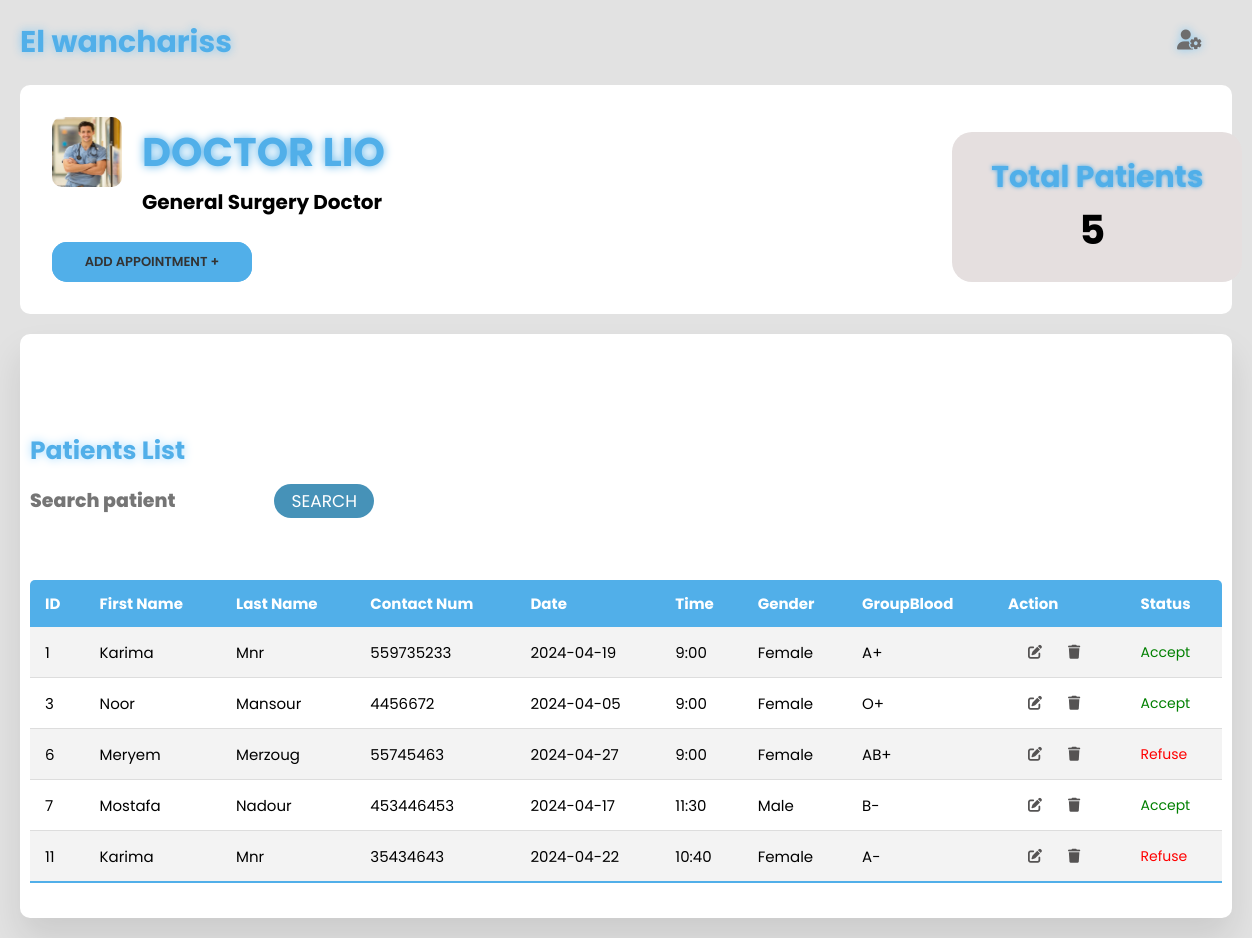
The page /dr3admin.php on the database its author committed.
### tables this page shows
CREATE TABLE `patient_dr3` (
  `ID` int(100) NOT NULL,
  `first_name` varchar(255) NOT NULL,
  `last_name` varchar(255) NOT NULL,
  `gender` varchar(255) NOT NULL,
  `contact` int(255) NOT NULL,
  `date` date NOT NULL,
  `time` varchar(255) NOT NULL,
  `status` varchar(100) NOT NULL,
  `groupBlood` varchar(200) NOT NULL
);

### dr3admin.php (the view, shortened to what this page needs)
<?php
include "db_conn.php";
?>
<span style="font-family: verdana, geneva, sans-serif;"><!DOCTYPE html>
    <html lang="en">
    <head>
      <link rel="stylesheet" href="dr1userr.css" />
      <link rel="stylesheet" href="https://cdnjs.cloudflare.com/ajax/libs/font-awesome/5.15.4/css/all.min.css"/>
      <link rel="stylesheet" href="https://cdnjs.cloudflare.com/ajax/libs/font-awesome/6.4.0/css/all.min.css" />
    </head>
    <body>
      <div class="container">
        <section class="main">
          <div class="main-top">
            <h1>El wanchariss</h1>
            <i class="fas fa-user-cog"></i>
          </div>
          <div class="card--container">
            <div class="center">
                <img src="dr3.jpg" alt="" class="img">
               <h2 class="tony">DOCTOR LIO</h2><br>
            </div>
             <h3 class="dr1">General Surgery Doctor</h3> <br>
             <button class="btnadd"><a href="RVdr3admin.php" class="btnadd">Add appointment +</a></button>
                <div class="patient--card">
                        <div class="amount">
                            <h1 class="title"> Total Patients </h1>
                             <?php
                               $dash_user_query="SELECT * FROM `patient_dr3`";
                               $dash_user_query_run=mysqli_query($conn,$dash_user_query);
                               if($user_total=mysqli_num_rows($dash_user_query_run)){
                                echo'<h4 class="mb-0"> '.$user_total.'</h4>';
                               }else{
                                echo'<h4 class="mb-0"> No data </h4>';
                               }
                             ?>
                        </div>
                </div>
          </div>
          <section class="attendance">
            <div class="attendance-list">
            <h1 class="h1">Patients List</h1>
            <form method="post">
                <input class="search" type="text" placeholder="Search patient" name="search">
                <button class="btn" name="submit" style="background-color:#4692b8;border-color:#4692b8">Search</button>
            </form>
    <table class="table table-hover text-center" >
        <thead class="table-primary">
             <tr>
                <th>ID</th>
                <th>First Name</th>
                <th>Last Name</th>
                <th>Contact Num</th>
                <th>Date </th>
                <th>Time</th>
                <th>Gender</th>
                <th>GroupBlood</th>
                <th>Action</th>
                <th>Status</th>
              </tr>
        </thead>
        <tbody>
                    <?php
                    include "db_conn.php";
                      $sql = "SELECT * FROM patient_dr3";
                      $result = mysqli_query($conn, $sql);
                      while($row = mysqli_fetch_assoc($result)){
                        ?>
                    <tr>
                            <td><?php echo $row['ID'] ?></td>
                            <td><?php echo $row['first_name'] ?></td>
                            <td><?php echo $row['last_name'] ?></td>
                            <td><?php echo $row['contact'] ?></td>
                            <td><?php echo $row['date'] ?></td>
                            <td><?php echo $row['time'] ?></td>
                            <td><?php echo $row['gender'] ?></td>
                            <td><?php echo $row['groupBlood'] ?></td>
                            <td class="icons">
                            <a href="editadmindr3.php?id=<?php echo $row['ID'] ?>"class="link-dark"><i class="fa-solid fa-pen-to-square fs-5 me-3"></i></a>
                            <a href="deleteadmindr3.php?id=<?php echo $row['ID'] ?>" class="link-dark"><i class="fa-solid fa-trash fs-5 "></i></a>
                            </td>
                            <td>
                                <?php
                                if($row['status']==1){
                                    echo '<p><a href="statusadmindr3.php?ID=' .$row['ID'].'$status=0" class=" btn_success name="status">Accept</a></p>';
                                }else{
                                    echo '<p><a href="statusadmindr3.php?ID=' .$row['ID'].'$status=1" class=" btn_danger name="status">Refuse</a></p>';
                                }
                                ?>
                            </td>
                        </tr>
                        <?php
                      }
                    ?>
             </tbody>
        </table>
            </div>
          </section>
        </section>
      </div>
    </body>
    </html>
    </span>

### dr1userr.css (style rules this page uses)
* { margin: 0; padding: 0; outline: none; border: none; text-decoration: none; box-sizing: border-box; font-family: "Poppins", sans-serif; }
body { background: rgb(226, 226, 226); }
a { position: relative; width: 280px; font-size: 14px; color: rgb(85, 83, 83); display: table; padding: 10px; }
.container { display: flex; }
.main { position: relative; padding: 20px; width: 100%; }
.main-top { font-size: 20px; display: flex; width: 100%; color: #51afe9; filter: drop-shadow(0 0 5px #85c7f0); margin-bottom: 20px; }
.main-top i { position: absolute; right: 0; margin: 10px 30px; color: rgb(110, 109, 109); cursor: pointer; }
.card--container { background: #fff; padding: 2rem; border-radius: 10px; }
.center { display: flex; align-items: center; }
.img { width: 70px; height: 70px; border-radius: 10px; }
.tony { color: #51afe9; font-size: 40px; filter: drop-shadow(0 0 5px #51afe9); margin-left: 20px; }
.dr1 { font-size: 20px; margin-left: 90px; }
.btnadd { font-size: 13px; width: 200px; color: #333; background-color:#51afe9; border: none ; margin-right: 30px; transition: all .42s; border-radius: 15px; text-transform: uppercase; font-weight: 600; align-items: center; }
.attendance { margin-top: 20px; text-transform: capitalize; }
.attendance-list { width: 100%; padding: 10px; margin-top: 10px; background: #fff; border-radius: 10px; box-shadow: 0 20px 35px rgba(0, 0, 0, 0.1); }
.table { border-collapse: collapse; margin: 25px 0; font-size: 15px; min-width: 100%; overflow: hidden; border-radius: 5px 5px 0 0; }
table thead tr { color: #fff; background: #51afe9; text-align: left; font-weight: bold; }
.table th, .table td { padding: 12px 15px; }
.icons { display: flex; align-items: center; }
.table td .link-dark { padding: 6px 20px; border-radius: 10px; cursor: pointer; width: 10px; align-items: center; display: flex; }
.table tbody tr { border-bottom: 1px solid #ddd; }
.table tbody tr:nth-of-type(odd) { background: #f3f3f3; }
.table tbody tr:last-of-type { border-bottom: 2px solid #51afe9; }

### dr3admin.php (style rules this page uses)
.title { font-size: 30px; color: #51afe9; filter: drop-shadow(0 0 2px #51afe9); margin-left: 20px; }
.mb-0 { font-size: 40px; margin-left: 108px; }
.patient--card { bottom: 150px; position: relative; float: left; margin-left: 900px; background: rgba(229,223,223); border-radius: 20px; padding: 1.2rem; width: 290px; height: 150px; display:flex; align-items: center; transition: all 0.5s ease-in-out; }
.h1 { margin-right: 70px; color: #51afe9; filter: drop-shadow(0 0 5px #a7dcfe); font-size: 25px; }
.search { height: 60px; border: none; border-radius: 20px; width: 240px; font-weight: 800; font-size: 19px; }
.btn { width: 100px; height: 34px; font-size: 17px; text-transform: uppercase; border-radius: 20px; background-color: #51afe9; color: #fff; }
.btn_success { width: 10px; color: green; }
.btn_danger { width: 10px; color: red; }

### rows shown on the page
patient_dr3: ID "1", first_name "Karima", last_name "Mnr", contact "559735233", date "2024-04-19", time "9:00", gender "Female", groupBlood "A+"
patient_dr3: ID "3", first_name "Noor", last_name "Mansour", contact "4456672", date "2024-04-05", time "9:00", gender "Female", groupBlood "O+"
patient_dr3: ID "6", first_name "Meryem", last_name "Merzoug", contact "55745463", date "2024-04-27", time "9:00", gender "Female", groupBlood "AB+"
patient_dr3: ID "7", first_name "Mostafa", last_name "Nadour", contact "453446453", date "2024-04-17", time "11:30", gender "Male", groupBlood "B-"
patient_dr3: ID "11", first_name "Karima", last_name "Mnr", contact "35434643", date "2024-04-22", time "10:40", gender "Female", groupBlood "A-"

### other values the page prints
$user_total "5"
